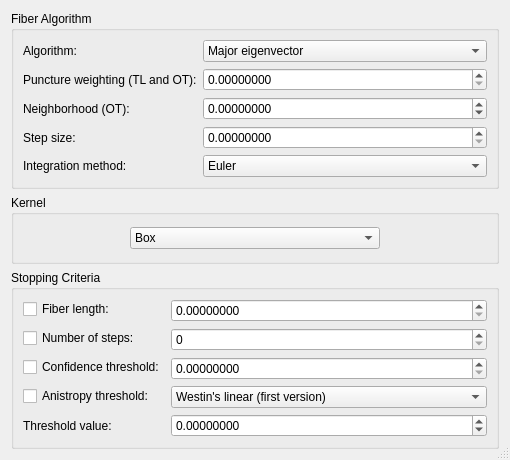
<?xml version="1.0" encoding="UTF-8"?>
<ui version="4.0">
 <class>TendFiber</class>
 <widget class="QDialog" name="TendFiber">
  <property name="geometry">
   <rect>
    <x>0</x>
    <y>0</y>
    <width>510</width>
    <height>460</height>
   </rect>
  </property>
  <property name="sizePolicy">
   <sizepolicy hsizetype="Minimum" vsizetype="Minimum">
    <horstretch>0</horstretch>
    <verstretch>0</verstretch>
   </sizepolicy>
  </property>
  <property name="minimumSize">
   <size>
    <width>510</width>
    <height>460</height>
   </size>
  </property>
  <property name="windowTitle">
   <string>TendFiber</string>
  </property>
  <property name="sizeGripEnabled">
   <bool>true</bool>
  </property>
  <layout class="QVBoxLayout" name="verticalLayout">
   <item>
    <widget class="QGroupBox" name="groupBox">
     <property name="title">
      <string>Fiber Algorithm</string>
     </property>
     <layout class="QFormLayout" name="formLayout">
      <item row="0" column="0">
       <widget class="QLabel" name="label_4">
        <property name="text">
         <string>Algorithm:</string>
        </property>
       </widget>
      </item>
      <item row="0" column="1">
       <widget class="QComboBox" name="fiberAlgoComboBox_">
        <item>
         <property name="text">
          <string>Major eigenvector</string>
         </property>
        </item>
        <item>
         <property name="text">
          <string>Tensorline (TL)</string>
         </property>
        </item>
        <item>
         <property name="text">
          <string>Oriented tensors (OT)</string>
         </property>
        </item>
       </widget>
      </item>
      <item row="1" column="0">
       <widget class="QLabel" name="label">
        <property name="text">
         <string>Puncture weighting (TL and OT):</string>
        </property>
       </widget>
      </item>
      <item row="1" column="1">
       <widget class="QDoubleSpinBox" name="punctureDoubleSpinBox_">
        <property name="decimals">
         <number>8</number>
        </property>
        <property name="maximum">
         <double>9999999999.000000000000000</double>
        </property>
       </widget>
      </item>
      <item row="2" column="0">
       <widget class="QLabel" name="label_2">
        <property name="text">
         <string>Neighborhood (OT):</string>
        </property>
       </widget>
      </item>
      <item row="2" column="1">
       <widget class="QDoubleSpinBox" name="neighborhoodDoubleSpinBox_">
        <property name="decimals">
         <number>8</number>
        </property>
        <property name="minimum">
         <double>-9999999999.000000000000000</double>
        </property>
        <property name="maximum">
         <double>9999999999.000000000000000</double>
        </property>
       </widget>
      </item>
      <item row="3" column="0">
       <widget class="QLabel" name="label_3">
        <property name="text">
         <string>Step size:</string>
        </property>
       </widget>
      </item>
      <item row="3" column="1">
       <widget class="QDoubleSpinBox" name="stepSizeDoubleSpinBox_">
        <property name="decimals">
         <number>8</number>
        </property>
        <property name="maximum">
         <double>99999999999.000000000000000</double>
        </property>
       </widget>
      </item>
      <item row="4" column="0">
       <widget class="QLabel" name="label_5">
        <property name="text">
         <string>Integration method:</string>
        </property>
       </widget>
      </item>
      <item row="4" column="1">
       <widget class="QComboBox" name="integrationComboBox_">
        <property name="minimumSize">
         <size>
          <width>90</width>
          <height>0</height>
         </size>
        </property>
        <item>
         <property name="text">
          <string>Euler</string>
         </property>
        </item>
        <item>
         <property name="text">
          <string>RK4</string>
         </property>
        </item>
       </widget>
      </item>
     </layout>
    </widget>
   </item>
   <item>
    <widget class="QGroupBox" name="groupBox_2">
     <property name="title">
      <string>Kernel</string>
     </property>
     <layout class="QHBoxLayout" name="horizontalLayout">
      <item>
       <widget class="QComboBox" name="kernelComboBox_">
        <property name="maximumSize">
         <size>
          <width>250</width>
          <height>16777215</height>
         </size>
        </property>
        <item>
         <property name="text">
          <string>Box</string>
         </property>
        </item>
        <item>
         <property name="text">
          <string>Tent</string>
         </property>
        </item>
        <item>
         <property name="text">
          <string>Cubic (Catmull-Rom)</string>
         </property>
        </item>
        <item>
         <property name="text">
          <string>Cubic (B-spline)</string>
         </property>
        </item>
        <item>
         <property name="text">
          <string>Quartic</string>
         </property>
        </item>
        <item>
         <property name="text">
          <string>Gaussian</string>
         </property>
        </item>
       </widget>
      </item>
     </layout>
    </widget>
   </item>
   <item>
    <widget class="QGroupBox" name="groupBox_3">
     <property name="title">
      <string>Stopping Criteria</string>
     </property>
     <layout class="QFormLayout" name="formLayout_2">
      <item row="0" column="0">
       <widget class="QCheckBox" name="fiberLengthCheckBox_">
        <property name="text">
         <string>Fiber length:</string>
        </property>
       </widget>
      </item>
      <item row="0" column="1">
       <widget class="QDoubleSpinBox" name="fiberLengthDoubleSpinBox_">
        <property name="decimals">
         <number>8</number>
        </property>
        <property name="maximum">
         <double>999999999.000000000000000</double>
        </property>
       </widget>
      </item>
      <item row="1" column="0">
       <widget class="QCheckBox" name="numStepsCheckBox_">
        <property name="text">
         <string>Number of steps:</string>
        </property>
       </widget>
      </item>
      <item row="1" column="1">
       <widget class="QSpinBox" name="numStepsSpinBox_">
        <property name="maximum">
         <number>9999999</number>
        </property>
       </widget>
      </item>
      <item row="2" column="0">
       <widget class="QCheckBox" name="confidenceThresholdCheckBox_">
        <property name="text">
         <string>Confidence threshold:</string>
        </property>
       </widget>
      </item>
      <item row="2" column="1">
       <widget class="QDoubleSpinBox" name="confidenceThresholdDoubleSpinBox_">
        <property name="decimals">
         <number>8</number>
        </property>
        <property name="maximum">
         <double>999999999.000000000000000</double>
        </property>
       </widget>
      </item>
      <item row="3" column="0">
       <widget class="QCheckBox" name="anisotropyThresholdCheckBox_">
        <property name="text">
         <string>Anistropy threshold:</string>
        </property>
       </widget>
      </item>
      <item row="3" column="1">
       <widget class="QComboBox" name="anisotropyThresholdComboBox_">
        <property name="minimumSize">
         <size>
          <width>250</width>
          <height>0</height>
         </size>
        </property>
        <item>
         <property name="text">
          <string>Westin's linear (first version)</string>
         </property>
        </item>
        <item>
         <property name="text">
          <string>Westin's planar (first version)</string>
         </property>
        </item>
        <item>
         <property name="text">
          <string>Westin's linear + planar (first version)</string>
         </property>
        </item>
        <item>
         <property name="text">
          <string>minimum of Cl and Cp (first version)</string>
         </property>
        </item>
        <item>
         <property name="text">
          <string>Westin's spherical (first version)</string>
         </property>
        </item>
        <item>
         <property name="text">
          <string>gk's anisotropy type (first version)</string>
         </property>
        </item>
        <item>
         <property name="text">
          <string>Westin's linear (second version)</string>
         </property>
        </item>
        <item>
         <property name="text">
          <string>Westin's planar (second version)</string>
         </property>
        </item>
        <item>
         <property name="text">
          <string>Westin's linear + planar (second version)</string>
         </property>
        </item>
        <item>
         <property name="text">
          <string>minimum of Cl and Cp (second version)</string>
         </property>
        </item>
        <item>
         <property name="text">
          <string>Westin's spherical (second version)</string>
         </property>
        </item>
        <item>
         <property name="text">
          <string>gk's anisotropy type (second version)</string>
         </property>
        </item>
        <item>
         <property name="text">
          <string>Bass+Pier's relative anisotropy</string>
         </property>
        </item>
        <item>
         <property name="text">
          <string>(Bass+Pier's fractional anisotropy)/sqrt(2)</string>
         </property>
        </item>
        <item>
         <property name="text">
          <string>volume fraction = 1-(Bass+Pier's volume ratio)</string>
         </property>
        </item>
        <item>
         <property name="text">
          <string>linear term in cubic characteristic polynomial</string>
         </property>
        </item>
        <item>
         <property name="text">
          <string>radius of root circle is 2*sqrt(Q/9)</string>
         </property>
        </item>
        <item>
         <property name="text">
          <string>phase of root circle is acos(R/Q^3)</string>
         </property>
        </item>
        <item>
         <property name="text">
          <string>sqrt(Q^3 - R^2)</string>
         </property>
        </item>
        <item>
         <property name="text">
          <string>R/sqrt(2*Q^3)</string>
         </property>
        </item>
        <item>
         <property name="text">
          <string>3*sqrt(6)*det(dev)/norm(dev) = sqrt(2)*skew</string>
         </property>
        </item>
        <item>
         <property name="text">
          <string>acos(sqrt(2)*skew)/3</string>
         </property>
        </item>
        <item>
         <property name="text">
          <string>FA*(1+mode)/2</string>
         </property>
        </item>
        <item>
         <property name="text">
          <string>plain old trace</string>
         </property>
        </item>
       </widget>
      </item>
      <item row="4" column="0">
       <widget class="QLabel" name="label_6">
        <property name="text">
         <string>Threshold value:</string>
        </property>
       </widget>
      </item>
      <item row="4" column="1">
       <widget class="QDoubleSpinBox" name="thresholdDoubleSpinBox_">
        <property name="decimals">
         <number>8</number>
        </property>
        <property name="minimum">
         <double>-999999999.000000000000000</double>
        </property>
        <property name="maximum">
         <double>999999999.000000000000000</double>
        </property>
       </widget>
      </item>
     </layout>
    </widget>
   </item>
  </layout>
 </widget>
 <resources/>
 <connections/>
</ui>
